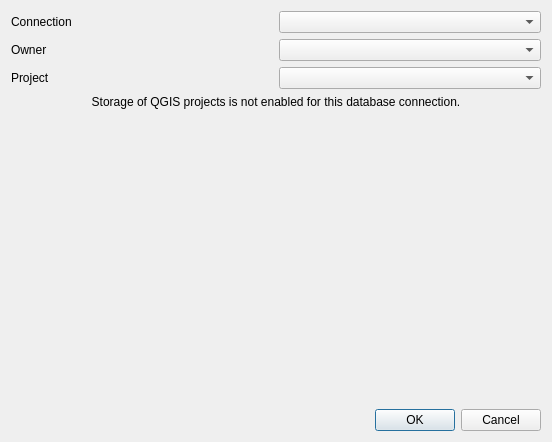
<?xml version="1.0" encoding="UTF-8"?>
<ui version="4.0">
 <class>QgsOracleProjectStorageDialog</class>
 <widget class="QDialog" name="QgsOracleProjectStorageDialog">
  <property name="geometry">
   <rect>
    <x>0</x>
    <y>0</y>
    <width>552</width>
    <height>442</height>
   </rect>
  </property>
  <layout class="QVBoxLayout" name="verticalLayout">
   <item>
    <layout class="QGridLayout" name="gridLayout">
     <item row="0" column="0">
      <widget class="QLabel" name="label">
       <property name="text">
        <string>Connection</string>
       </property>
      </widget>
     </item>
     <item row="0" column="1">
      <widget class="QComboBox" name="mCboConnection"/>
     </item>
     <item row="1" column="0">
      <widget class="QLabel" name="label_2">
       <property name="text">
        <string>Owner</string>
       </property>
      </widget>
     </item>
     <item row="1" column="1">
      <widget class="QComboBox" name="mCboOwner"/>
     </item>
     <item row="2" column="0">
      <widget class="QLabel" name="label_3">
       <property name="text">
        <string>Project</string>
       </property>
      </widget>
     </item>
     <item row="2" column="1">
      <widget class="QComboBox" name="mCboProject"/>
     </item>
    </layout>
   </item>
   <item>
    <widget class="QLabel" name="mLblProjectsNotAllowed">
     <property name="text">
      <string>Storage of QGIS projects is not enabled for this database connection.</string>
     </property>
     <property name="alignment">
      <set>Qt::AlignCenter</set>
     </property>
     <property name="wordWrap">
      <bool>true</bool>
     </property>
    </widget>
   </item>
   <item>
    <spacer name="verticalSpacer">
     <property name="orientation">
      <enum>Qt::Vertical</enum>
     </property>
     <property name="sizeHint" stdset="0">
      <size>
       <width>20</width>
       <height>40</height>
      </size>
     </property>
    </spacer>
   </item>
   <item>
    <widget class="QDialogButtonBox" name="buttonBox">
     <property name="orientation">
      <enum>Qt::Horizontal</enum>
     </property>
     <property name="standardButtons">
      <set>QDialogButtonBox::Cancel|QDialogButtonBox::Ok</set>
     </property>
    </widget>
   </item>
  </layout>
 </widget>
 <resources/>
 <connections>
  <connection>
   <sender>buttonBox</sender>
   <signal>rejected()</signal>
   <receiver>QgsOracleProjectStorageDialog</receiver>
   <slot>reject()</slot>
   <hints>
    <hint type="sourcelabel">
     <x>316</x>
     <y>260</y>
    </hint>
    <hint type="destinationlabel">
     <x>286</x>
     <y>274</y>
    </hint>
   </hints>
  </connection>
 </connections>
</ui>
